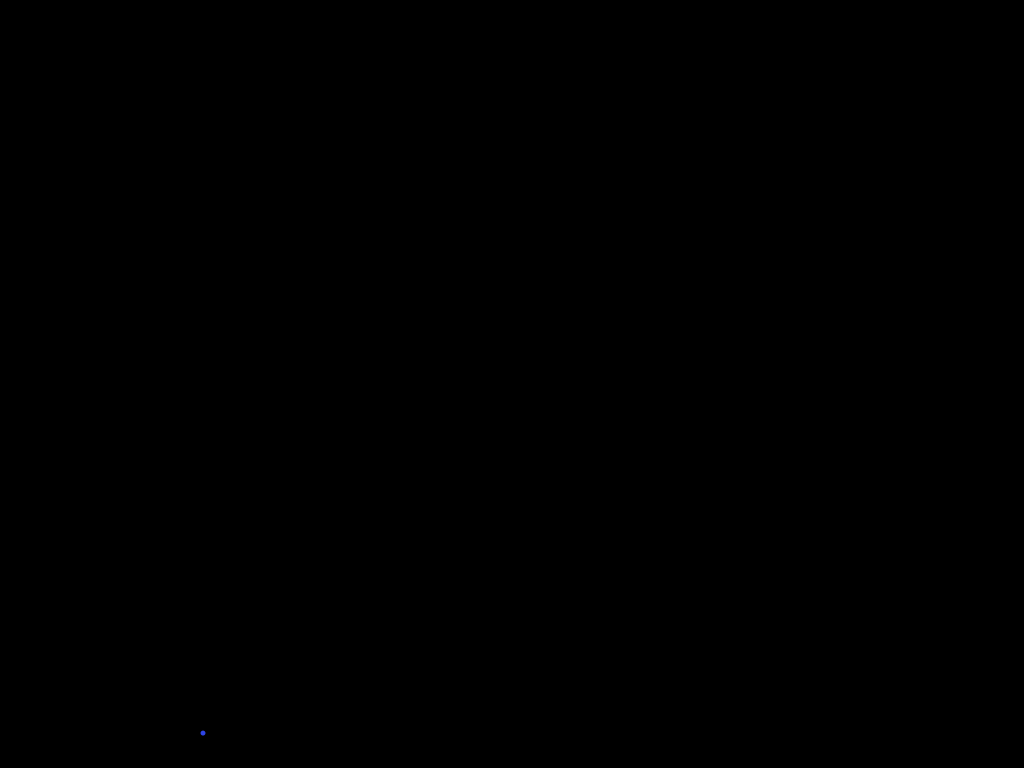
Frame 1 (no input)
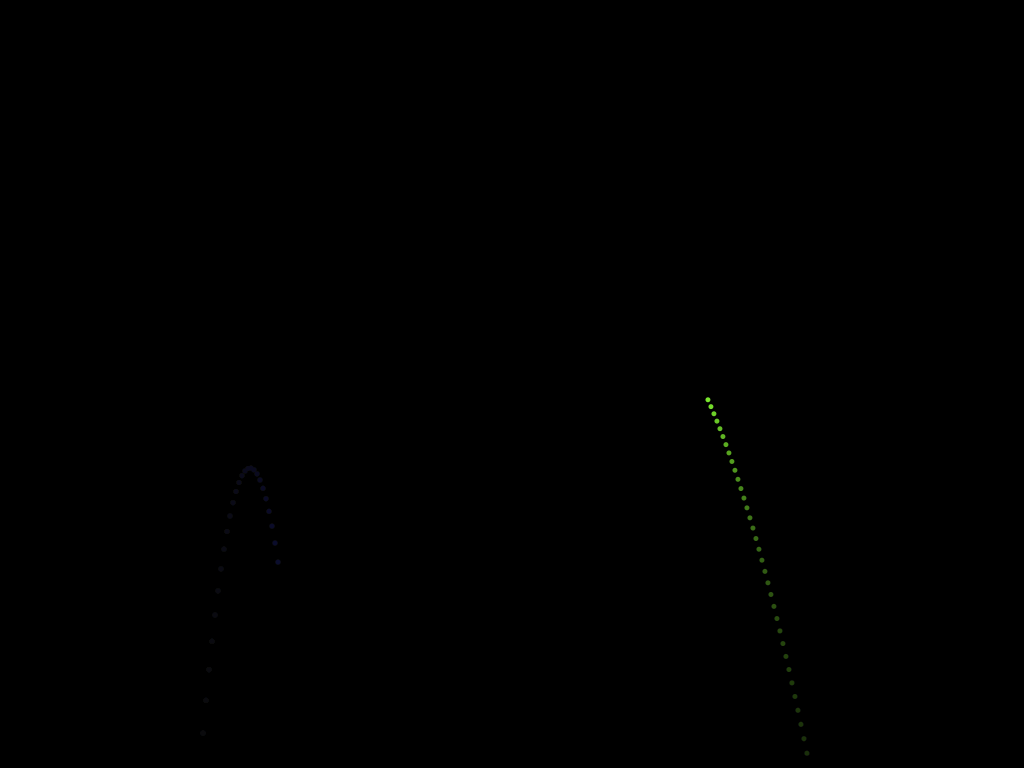
Frame 60 (the mouse pressed at the canvas centre just before this capture)
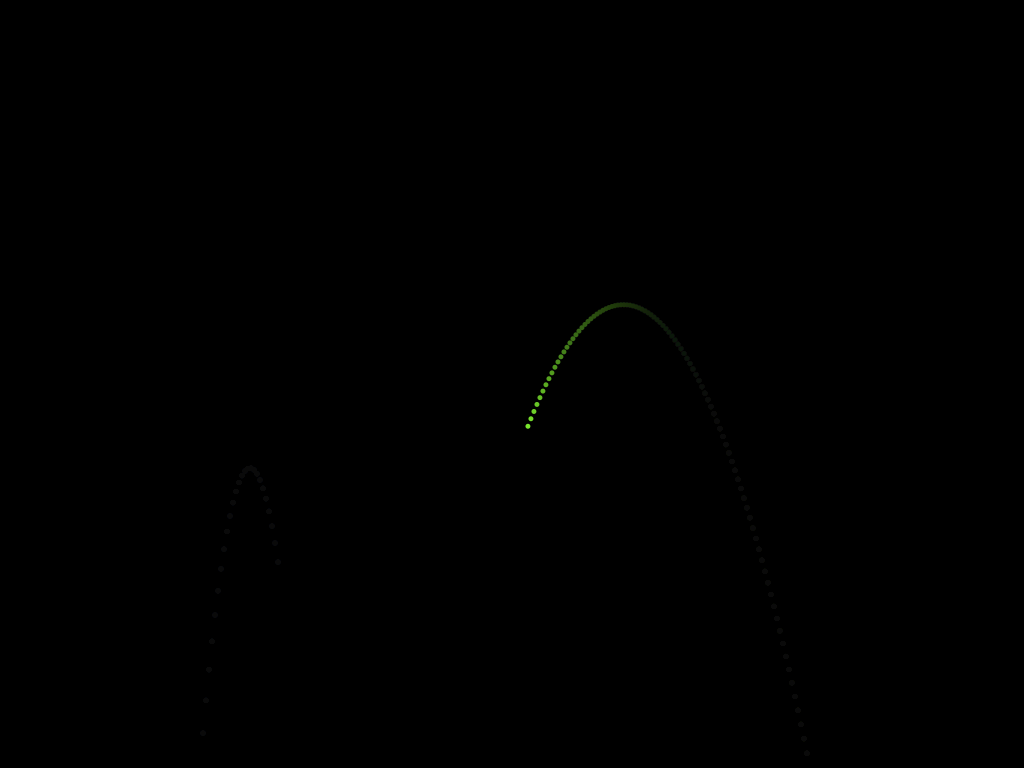
Frame 120 (the mouse held since frame 60 and released just before this capture)

The Processing sketch that drew these frames (run headless with seeded random() and noise(); from frame 60 on, the mouse is pressed at the canvas centre):

// Processing sketch: Fireworks_v7
// ── Fireworks_v7.pde
// global variables; they can be accessed or set from any function
float xInt = 200;
float xVertex = 250;
float yVertex = 300;
float currentX = 0;
float currentY = 0;
float hue = 0;
float direction = 0;


// this function runs once only
void setup() {

  // set canvas size
  size(1024, 768); 

  // use HSB (hue-saturation-brightness) color model
  // See https://plus.google.com/106892690517262395732/posts/ht8NSToLPkP for details
  // (post on HSB color model in ICS3U community)
  colorMode(HSB, 360, 100, 100);

  // black background
  background(240, 0, 0);

  // no border on shapes
  noStroke();

  // Set starting x value for firework (horizontal position)
  currentX = xInt;

  // Pick starting colour value
  hue = random(0, 360);

  // speed of animation
  frameRate(30);
}

// this function runs repeatedly, over and over again
void draw() {

  // Set direction that firework will fire  
  if (direction < 1.5) {
    // Fireworks will fire left to right...
    println("left to right");

    // put origin (0,0) in lower left corner
    translate(0, height);

    // flip the scale on the y-axis
    // (so co-ordinate system is like a regular Cartesian
    // system where "y" increases going up the vertical axis)
    //    X   Y
    scale(1, -1);
  } 
  else {

    // Fireworks will fire right to left...
    println("right to left");

    // put origin (0,0) in lower right corner
    translate(width, height);

    // flip the scale on the y-axis
    // (so co-ordinate system is like a regular Cartesian
    // system where "y" increases going up the vertical axis)
    //    X   Y
    scale(-1, -1);
  }    

  // draw black semi-transparent rectangle over canvas
  fill(0, 0, 0, 12);
  rect(0, 0, width, height); 

  // Increment currentX (horizontal position of firework)
  // Also controls speed of animation
  currentX += 3;  

  // Get vertical position of firework based current horizontal position
  currentY = quadraticPath(currentX, xInt, xVertex, yVertex);

  // set colour for firework
  fill(hue, 80, 90);

  // draw circle at current x, y position
  ellipse(currentX, currentY, 5, 5);

  // Pick settings for "new firework" when we reach the halfway
  // point between vertex and second x-int of current firework
  if (currentX > (xVertex + ((xVertex - xInt) / 2) )) {

    // Pick new x-int (but not directly at right edge of canvas)
    xInt = random(0, width - 200);
    // Pick new vertex x value (somewhere between xInt and 50 pixels away from right edge of canvas)
    xVertex = random(xInt + 100, ((width - xInt) / 2));
    // Pick new vertex y value (at least 100 pixels above "ground" and not right at top of canvas)
    yVertex = random(height/2, height - 50);
    // Select next hue based on Golden Ratio
    hue = (hue + 0.618 * 360) % 360;
    // Decide which way firework will fire
    direction = random(1, 2);


    // Reset current x to new x-int
    currentX = xInt;
  }
}

// quadraticPath
// 
// Purpose:   Given a vertex (d, c), an x-intercept (r),
//            and an x value, returns the corresponding y value
float quadraticPath(float x, float r, float d, float c) {

  // Work out the vertical scale factor (a)
  float a = 0;
  a = (0 - c) / ( (r - d) * (r - d) ); 

  // Now that we have the "a" value, return the y value that
  // matches the given "x" value
  return a * ( (x - d) * (x - d) ) + c;
}
